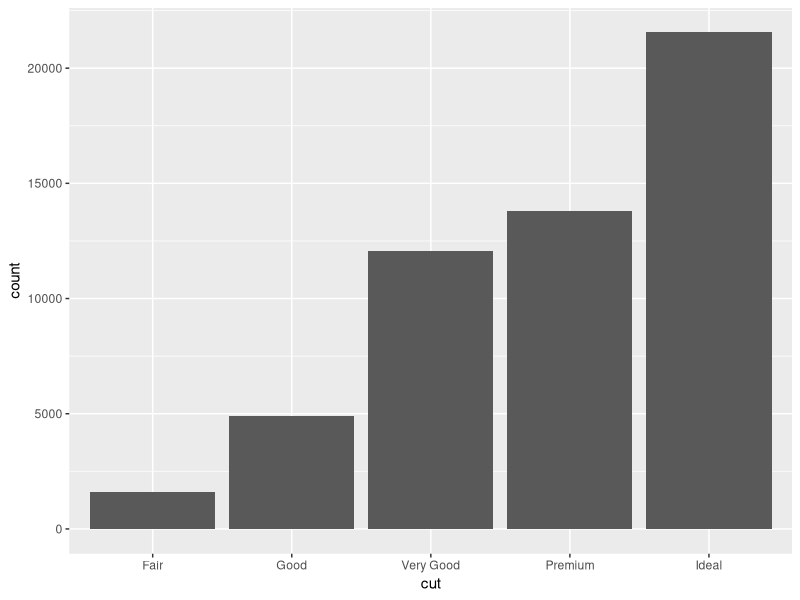
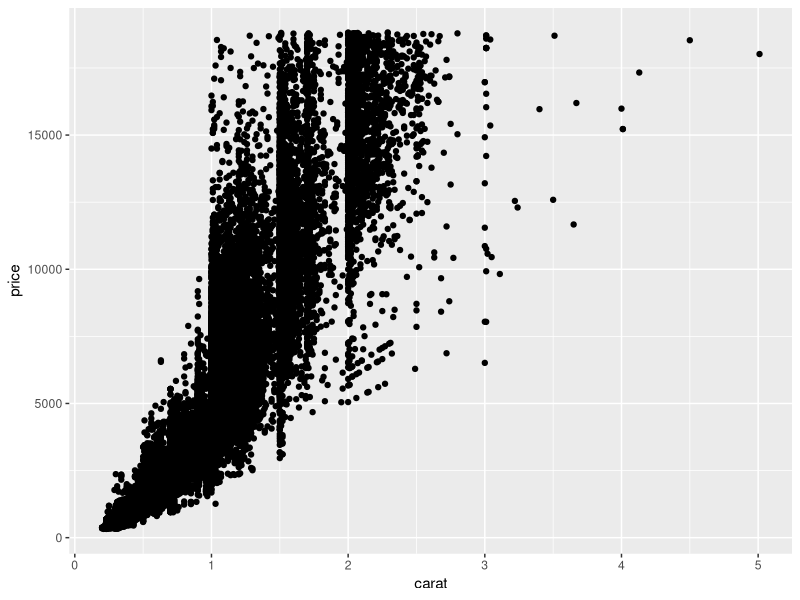
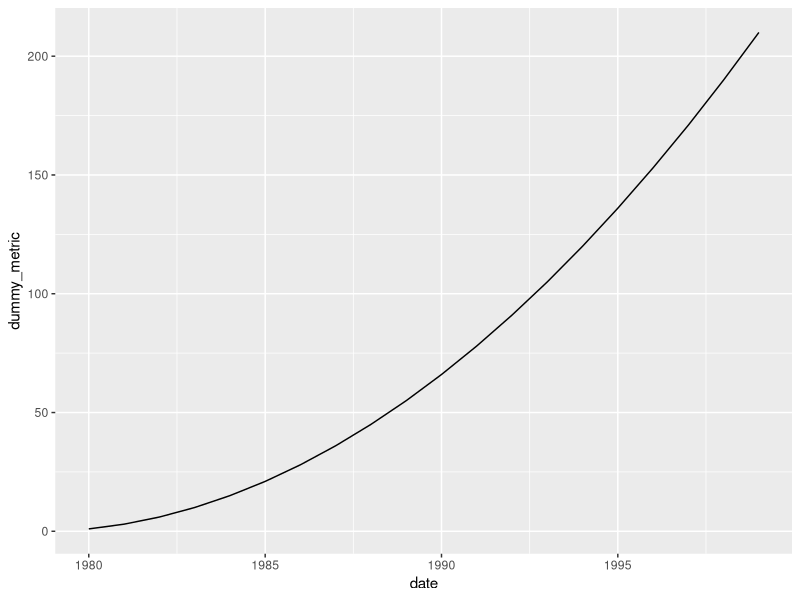

These charts were generated, in order, by the following R code:
library(ggplot2)

ggplot(data=diamonds, aes(x = cut)) + geom_bar()

ggplot(data = diamonds, aes(x = carat, y = price)) + geom_point()


df.dummy_data <- data.frame(dummy_metric = cumsum(1:20), date = seq.Date(as.Date("1980-01-01"), by="1 year", length.out = 20 ))

ggplot(data = df.dummy_data, aes(x = date, y = dummy_metric)) + geom_line()

